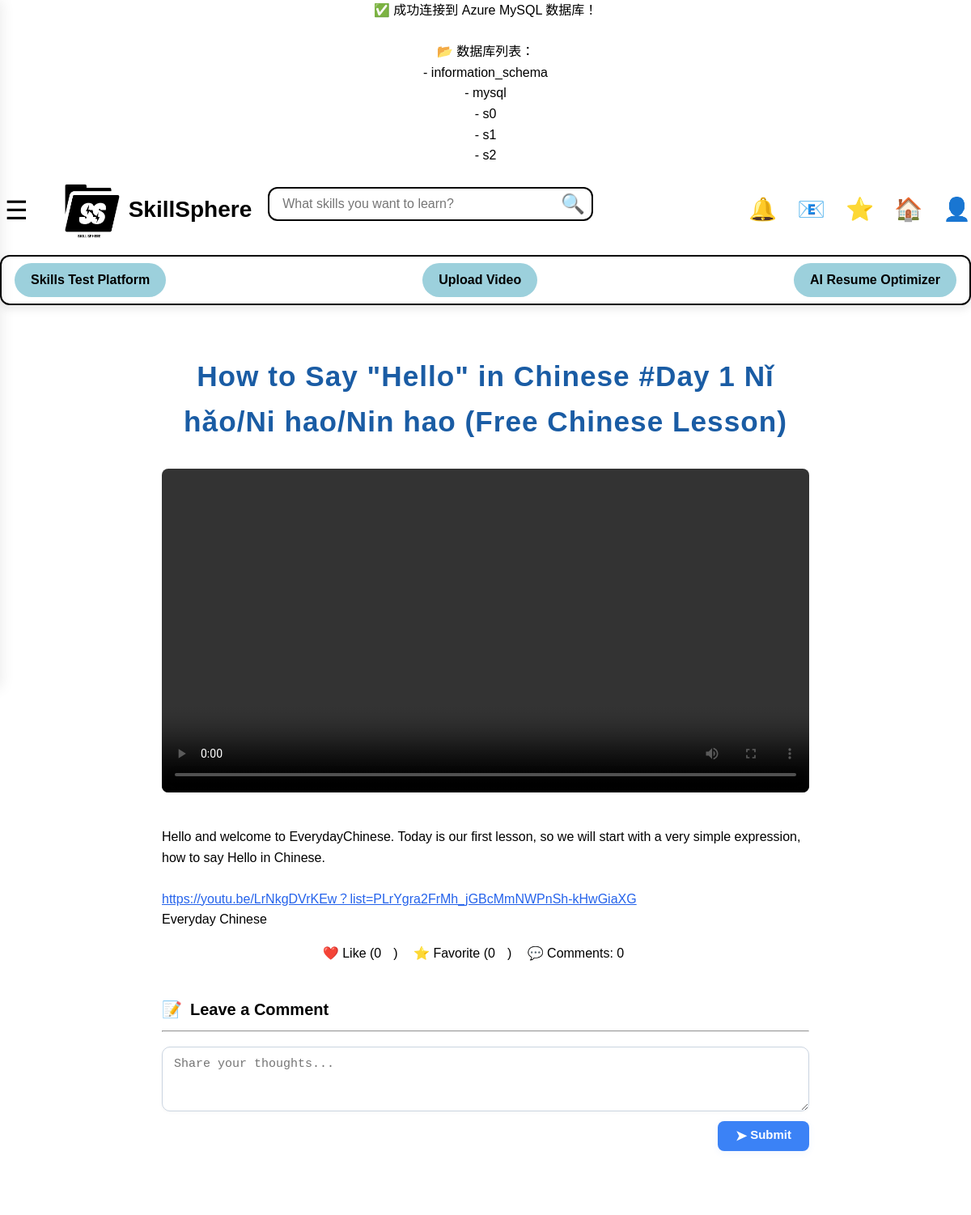
/templates/video_detail.php?id=63, run on the app's committed database.
### tables this page shows
CREATE TABLE `videos` (
  `id` int(11) NOT NULL,
  `title` varchar(255) NOT NULL,
  `description` text DEFAULT NULL,
  `category` varchar(50) DEFAULT NULL,
  `file_path` varchar(255) NOT NULL,
  `thumbnail` varchar(255) DEFAULT NULL,
  `upload_time` timestamp NOT NULL DEFAULT current_timestamp(),
  `uploaded_at` datetime DEFAULT current_timestamp(),
  `like_count` int(11) DEFAULT 0,
  `user_id` int(11) NOT NULL,
  `created_at` timestamp NOT NULL DEFAULT current_timestamp(),
  `video_url` varchar(255) DEFAULT NULL
);

### templates/video_detail.php (the view, shortened to what this page needs)
<?php
require 'db.php';
include 'nav.php';
$user_id = $_SESSION['user_id'] ?? 0;
$video_id = (int)$_GET['id'];
$stmt = $pdo->prepare("SELECT * FROM videos WHERE id = ?");
$stmt->execute([$video_id]);
$video = $stmt->fetch(PDO::FETCH_ASSOC);
$liked = $pdo->prepare("SELECT 1 FROM video_likes WHERE user_id = ? AND video_id = ?");
$liked->execute([$user_id, $video_id]);
$isLiked = $liked->fetchColumn();
$favorited = $pdo->prepare("SELECT 1 FROM video_favorites WHERE user_id = ? AND video_id = ?");
$favorited->execute([$user_id, $video_id]);
$isFavorited = $favorited->fetchColumn();
?>
<!DOCTYPE html>
<html>
<head>
  <link rel="stylesheet" href="style.css">
</head>
<body>
<div class="video-box">
  <h2><?= htmlspecialchars($video['title']) ?></h2>
  <video src="<?= $video['file_path'] ?>" controls></video>
  <p class="video-desc" style="text-align:left;white-space:pre-line;word-break:break-all;">
  <?php
  function linkify($text) {
      $text = preg_replace('/(https?:\/\/[^\s]+)/i', '<a href="$1" target="_blank" style="color:#2563eb;text-decoration:underline;">$1</a>', $text);
      return $text;
  }
  function timeify($text) {
      return preg_replace_callback('/(\d{1,2}:\d{2})/', function($m) {
          $parts = explode(':', $m[1]);
          $sec = count($parts) == 2 ? ($parts[0]*60+$parts[1]) : 0;
          return '<a href="#" onclick="jumpToTime('.$sec.');return false;" style="color:#10b981;font-weight:600;">'.$m[1].'</a>';
      }, $text);
  }
  $desc = htmlspecialchars($video['description']);
  $desc = linkify($desc);
  $desc = timeify($desc);
  echo $desc;
  ?>
  </p>
  <div class="actions">
    <span id="likeBtn" onclick="toggleLike()" class="<?= $isLiked ? 'active' : '' ?>">❤️ Like (<span id="likeCount">0</span>)</span>
    <span id="favBtn" onclick="toggleFav()" class="<?= $isFavorited ? 'active' : '' ?>">⭐ Favorite (<span id="favCount">0</span>)</span>
    <span>💬 Comments: <span id="commentCount">0</span></span>
  </div>
  <div class="comment-box" style="margin-top:40px;">
    <div style="font-size:20px;font-weight:600;margin-bottom:10px;display:flex;align-items:center;gap:10px;">
      <span style="color:#3b82f6;">📝</span> Leave a Comment
    </div>
    <hr style="margin-bottom:18px;">
    <form id="commentForm" style="display:flex;flex-direction:column;gap:12px;align-items:flex-start;">
      <textarea name="comment" required
        placeholder="Share your thoughts..."
        style="resize:vertical;min-height:60px;max-height:180px;padding:12px 14px;border-radius:10px;border:1.5px solid #cbd5e1;font-size:15px;box-shadow:0 1px 4px rgba(0,0,0,0.04);transition:border-color 0.2s;width:100%;text-align:left;"
        onfocus="this.style.borderColor='#3b82f6';"
        onblur="this.style.borderColor='#cbd5e1';"
      ></textarea>
      <button type="submit"
        style="background:#3b82f6;color:white;padding:8px 22px;border:none;border-radius:8px;font-size:15px;font-weight:600;cursor:pointer;box-shadow:0 2px 8px rgba(59,130,246,0.08);transition:background 0.2s;align-self:flex-end;">
        <span style='font-size:17px;vertical-align:middle;'>➤</span> Submit
      </button>
    </form>
  </div>
</div>
</body>
</html>

### templates/style.css (style rules this page uses)
body { font-family: Arial, sans-serif; margin: 0; padding: 0; text-align: center; background-color: white; }

### templates/nav.php (style rules this page uses)
body { font-family: 'Segoe UI', Arial, sans-serif; padding: 20px; }
h2 { text-align: center; margin-bottom: 30px; color: #1a5ca4; font-size: 2.2em; letter-spacing: 1px; }
body { font-family: 'Segoe UI', Tahoma, Geneva, Verdana, sans-serif; line-height: 1.6; background-color: #f5f7fa; margin: 0; padding: 20px; }

### templates/video_detail.php (style rules this page uses)
.video-box { max-width: 800px; margin: 40px auto; background: #fff; padding: 20px; border-radius: 12px; }
.video-box h2 { margin-top: 0; }
.video-box video { width: 100%; border-radius: 8px; }
.actions { margin-top: 10px; font-size: 16px; }
.actions span { margin-right: 15px; cursor: pointer; }
.comment-box { margin-top: 30px; }
.comment-box textarea { width: 100%; height: 80px; padding: 10px; }

### data on the page
videos: title "How to Say \"Hello\" in Chinese #Day 1 Nǐ hǎo/Ni hao/Nin hao (Free Chinese Lesson)", description "Hello and welcome to EverydayChinese. Today is our first lesson, so we will start with a very simple expression, how to say Hello in Chinese. https://youtu.be/LrNkgDVrKEw？list=PLrYgra2FrMh_jGBcMmNWPnSh-kHwGiaXG Everyday Chinese"

### other printed values
$row['Database'] "information_schema"
$row['Database'] "mysql"
$row['Database'] "s0"
$row['Database'] "s1"
$row['Database'] "s2"
